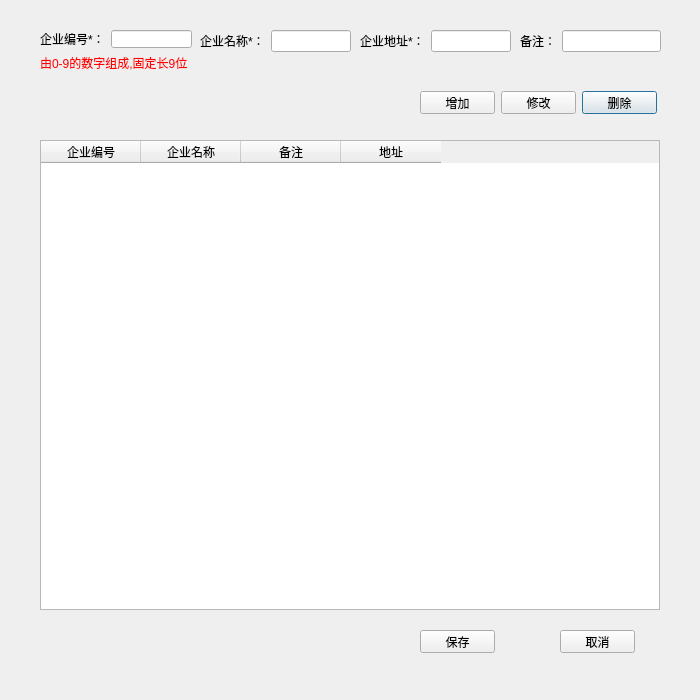
<?xml version="1.0" encoding="UTF-8"?>
<ui version="4.0">
 <class>BatchUnitDialog</class>
 <widget class="QDialog" name="BatchUnitDialog">
  <property name="geometry">
   <rect>
    <x>0</x>
    <y>0</y>
    <width>700</width>
    <height>700</height>
   </rect>
  </property>
  <property name="minimumSize">
   <size>
    <width>700</width>
    <height>700</height>
   </size>
  </property>
  <property name="maximumSize">
   <size>
    <width>700</width>
    <height>700</height>
   </size>
  </property>
  <property name="windowTitle">
   <string>批量添加企业</string>
  </property>
  <widget class="QPushButton" name="ptnDelete">
   <property name="geometry">
    <rect>
     <x>582</x>
     <y>91</y>
     <width>75</width>
     <height>23</height>
    </rect>
   </property>
   <property name="text">
    <string>删除</string>
   </property>
  </widget>
  <widget class="QPushButton" name="ptnModify">
   <property name="geometry">
    <rect>
     <x>501</x>
     <y>91</y>
     <width>75</width>
     <height>23</height>
    </rect>
   </property>
   <property name="text">
    <string>修改</string>
   </property>
  </widget>
  <widget class="QPushButton" name="ptnAdd">
   <property name="geometry">
    <rect>
     <x>420</x>
     <y>91</y>
     <width>75</width>
     <height>23</height>
    </rect>
   </property>
   <property name="text">
    <string>增加</string>
   </property>
  </widget>
  <widget class="QPushButton" name="ptnSave">
   <property name="geometry">
    <rect>
     <x>420</x>
     <y>630</y>
     <width>75</width>
     <height>23</height>
    </rect>
   </property>
   <property name="text">
    <string>保存</string>
   </property>
  </widget>
  <widget class="QPushButton" name="ptnClose">
   <property name="geometry">
    <rect>
     <x>560</x>
     <y>630</y>
     <width>75</width>
     <height>23</height>
    </rect>
   </property>
   <property name="text">
    <string>取消</string>
   </property>
  </widget>
  <widget class="QTableWidget" name="unitTableWidget">
   <property name="geometry">
    <rect>
     <x>40</x>
     <y>140</y>
     <width>620</width>
     <height>470</height>
    </rect>
   </property>
   <column>
    <property name="text">
     <string>企业编号</string>
    </property>
   </column>
   <column>
    <property name="text">
     <string>企业名称</string>
    </property>
   </column>
   <column>
    <property name="text">
     <string>备注</string>
    </property>
   </column>
   <column>
    <property name="text">
     <string>地址</string>
    </property>
   </column>
  </widget>
  <widget class="QWidget" name="layoutWidget">
   <property name="geometry">
    <rect>
     <x>40</x>
     <y>30</y>
     <width>152</width>
     <height>42</height>
    </rect>
   </property>
   <layout class="QVBoxLayout" name="verticalLayout">
    <item>
     <layout class="QHBoxLayout" name="horizontalLayout">
      <item>
       <widget class="QLabel" name="label">
        <property name="text">
         <string>企业编号*：</string>
        </property>
       </widget>
      </item>
      <item>
       <widget class="QLineEdit" name="edtUnitNo"/>
      </item>
     </layout>
    </item>
    <item>
     <widget class="QLabel" name="label_5">
      <property name="styleSheet">
       <string notr="true">color:red</string>
      </property>
      <property name="text">
       <string>由0-9的数字组成,固定长9位</string>
      </property>
     </widget>
    </item>
   </layout>
  </widget>
  <widget class="QWidget" name="layoutWidget">
   <property name="geometry">
    <rect>
     <x>200</x>
     <y>30</y>
     <width>151</width>
     <height>22</height>
    </rect>
   </property>
   <layout class="QHBoxLayout" name="horizontalLayout_2">
    <item>
     <widget class="QLabel" name="label_2">
      <property name="text">
       <string>企业名称*：</string>
      </property>
     </widget>
    </item>
    <item>
     <widget class="QLineEdit" name="edtUnitName"/>
    </item>
   </layout>
  </widget>
  <widget class="QWidget" name="layoutWidget">
   <property name="geometry">
    <rect>
     <x>360</x>
     <y>30</y>
     <width>151</width>
     <height>22</height>
    </rect>
   </property>
   <layout class="QHBoxLayout" name="horizontalLayout_3">
    <item>
     <widget class="QLabel" name="label_4">
      <property name="text">
       <string>企业地址*：</string>
      </property>
     </widget>
    </item>
    <item>
     <widget class="QLineEdit" name="edtUnitAddress"/>
    </item>
   </layout>
  </widget>
  <widget class="QWidget" name="layoutWidget">
   <property name="geometry">
    <rect>
     <x>520</x>
     <y>30</y>
     <width>141</width>
     <height>22</height>
    </rect>
   </property>
   <layout class="QHBoxLayout" name="horizontalLayout_4">
    <item>
     <widget class="QLabel" name="label_3">
      <property name="text">
       <string>备注：</string>
      </property>
     </widget>
    </item>
    <item>
     <widget class="QLineEdit" name="edtUnitComments"/>
    </item>
   </layout>
  </widget>
 </widget>
 <resources/>
 <connections/>
</ui>
